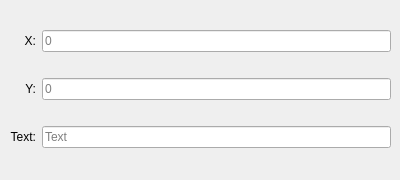
   <widget class="QWidget" name="Text">
    <widget class="QWidget" name="gridLayoutWidget_14">
     <property name="geometry">
      <rect>
       <x>10</x>
       <y>10</y>
       <width>381</width>
       <height>161</height>
      </rect>
     </property>
     <layout class="QGridLayout" name="gridText">
      <item row="0" column="1">
       <widget class="QLineEdit" name="Text_x">
        <property name="alignment">
         <set>Qt::AlignLeading|Qt::AlignLeft|Qt::AlignVCenter</set>
        </property>
        <property name="placeholderText">
         <string>0</string>
        </property>
       </widget>
      </item>
      <item row="1" column="1">
       <widget class="QLineEdit" name="Text_y">
        <property name="alignment">
         <set>Qt::AlignLeading|Qt::AlignLeft|Qt::AlignVCenter</set>
        </property>
        <property name="placeholderText">
         <string>0</string>
        </property>
       </widget>
      </item>
      <item row="3" column="1">
       <widget class="QLineEdit" name="Text_text">
        <property name="alignment">
         <set>Qt::AlignLeading|Qt::AlignLeft|Qt::AlignVCenter</set>
        </property>
        <property name="placeholderText">
         <string>Text</string>
        </property>
       </widget>
      </item>
      <item row="0" column="0">
       <widget class="QLabel" name="label_19">
        <property name="text">
         <string>X:</string>
        </property>
        <property name="alignment">
         <set>Qt::AlignRight|Qt::AlignTrailing|Qt::AlignVCenter</set>
        </property>
       </widget>
      </item>
      <item row="1" column="0">
       <widget class="QLabel" name="label_20">
        <property name="text">
         <string>Y:</string>
        </property>
        <property name="alignment">
         <set>Qt::AlignRight|Qt::AlignTrailing|Qt::AlignVCenter</set>
        </property>
       </widget>
      </item>
      <item row="3" column="0">
       <widget class="QLabel" name="label_21">
        <property name="text">
         <string>Text:</string>
        </property>
        <property name="alignment">
         <set>Qt::AlignRight|Qt::AlignTrailing|Qt::AlignVCenter</set>
        </property>
       </widget>
      </item>
     </layout>
    </widget>
   </widget>
